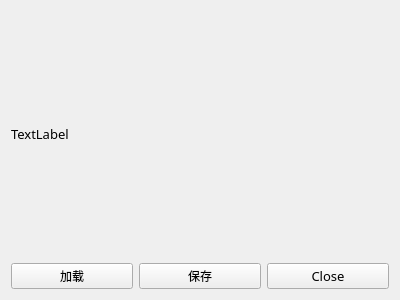
<?xml version="1.0" encoding="UTF-8"?>
<ui version="4.0">
 <class>Widget</class>
 <widget class="QWidget" name="Widget">
  <property name="geometry">
   <rect>
    <x>0</x>
    <y>0</y>
    <width>400</width>
    <height>300</height>
   </rect>
  </property>
  <property name="windowTitle">
   <string>Widget</string>
  </property>
  <layout class="QVBoxLayout" name="verticalLayout">
   <item>
    <widget class="QLabel" name="label">
     <property name="sizePolicy">
      <sizepolicy hsizetype="Preferred" vsizetype="Expanding">
       <horstretch>0</horstretch>
       <verstretch>0</verstretch>
      </sizepolicy>
     </property>
     <property name="font">
      <font>
       <family>黑体</family>
       <pointsize>10</pointsize>
      </font>
     </property>
     <property name="text">
      <string>TextLabel</string>
     </property>
    </widget>
   </item>
   <item>
    <layout class="QHBoxLayout" name="horizontalLayout">
     <item>
      <widget class="QPushButton" name="pushButtonLoad">
       <property name="sizePolicy">
        <sizepolicy hsizetype="Minimum" vsizetype="Fixed">
         <horstretch>0</horstretch>
         <verstretch>0</verstretch>
        </sizepolicy>
       </property>
       <property name="text">
        <string>加载</string>
       </property>
      </widget>
     </item>
     <item>
      <widget class="QPushButton" name="pushButtonSave">
       <property name="text">
        <string>保存</string>
       </property>
      </widget>
     </item>
     <item>
      <widget class="QPushButton" name="pushButtonClose">
       <property name="sizePolicy">
        <sizepolicy hsizetype="Minimum" vsizetype="Fixed">
         <horstretch>0</horstretch>
         <verstretch>0</verstretch>
        </sizepolicy>
       </property>
       <property name="font">
        <font>
         <family>黑体</family>
         <pointsize>10</pointsize>
        </font>
       </property>
       <property name="layoutDirection">
        <enum>Qt::LeftToRight</enum>
       </property>
       <property name="text">
        <string>Close</string>
       </property>
      </widget>
     </item>
    </layout>
   </item>
  </layout>
 </widget>
 <layoutdefault spacing="6" margin="11"/>
 <resources/>
 <connections>
  <connection>
   <sender>pushButtonClose</sender>
   <signal>clicked()</signal>
   <receiver>Widget</receiver>
   <slot>close()</slot>
   <hints>
    <hint type="sourcelabel">
     <x>199</x>
     <y>279</y>
    </hint>
    <hint type="destinationlabel">
     <x>199</x>
     <y>149</y>
    </hint>
   </hints>
  </connection>
 </connections>
</ui>
